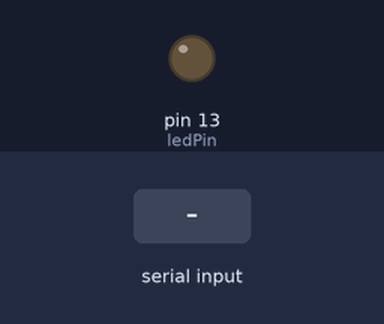
Bench run of a sketch on a simulated Arduino Uno, built with avr-gcc and run on an emulated ATmega328P. Shown: output pins drawn as LEDs (lit = HIGH). Dashed ring = blinking. Inputs (shaded band) come from the test bench. What the sketch prints to the serial monitor is not drawn.

Above: at 1.2 s.
1.3 s: "90,45\n" received over Serial
At 4.7 s:
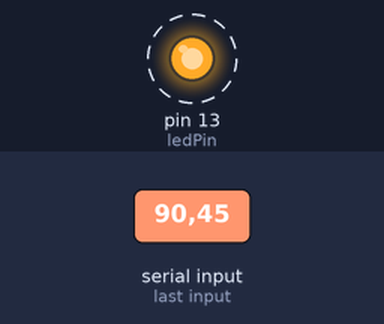
Timing chart, 0 to 10.3 s (numbered marks = the images above; inputs shaded):
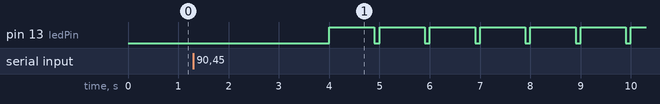

The sketch:

ar01_number.ino
```cpp
/*
 예제 2.3
 컴퓨터로부터 시리얼 통신을 통하여 데이터 수신하기
*/
// 문자열 네가지를 설정한다.
String stringValue[]={"Binary:", "Octal:"};

// LED 출력을 할 핀 번호 설정
  const int ledPin = 13;

// 점멸횟수 변수 설정
int blinkNumber = 0;


void setup() {
  // 9600bps로 시리얼 통신 설정
  Serial.begin(9600);
  // 13번 핀을 출력으로 설정
  pinMode(ledPin, OUTPUT);
}

void loop() {
// 시리얼 통신으로 입력 받은 데이터가 있는지를 검사하여
// 데이터가 있을 경우에 if문 안의 명령어를 실행
  if(Serial.available()){
  // val 변수에 시리얼 통신값 읽어오기
    char val=Serial.read();
    // 입력된 값이 0~9의 숫자인지를 판단
    if(isDigit(val)){
     // val은 ASCII 코드값이므로 숫자로 바꿔주기 위하여
     // '0'의 아스키 코드값을 빼줌
     // blinkNumber에는 실제 숫자가 저장된다.
      blinkNumber=(val- '0');
    }
    Serial.print("입력한 수: ");
    Serial.print(blinkNumber);
    Serial.print(",");
    Serial.print(stringValue[0]);  // stringValue 중 첫 번째 문자열 출력
    Serial.print(blinkNumber, BIN);
    Serial.print(","); // 2진수 형태로 출력
    Serial.print(stringValue[1]);  // stringValue 중 두 번째 문자열 출력
    Serial.print(blinkNumber, OCT);
    Serial.println(); // 8진수 형태로 출력
    delay(2000);
  }
  // blinkNumber 만큼 LED를 점멸시킴
  for(char i=0;i < blinkNumber;i++){
    digitalWrite(ledPin, HIGH);
    delay(100*blinkNumber);
    digitalWrite(ledPin, LOW);
    delay(100);


  }
  // 점멸 횟수를 리셋함
  blinkNumber=0;
  delay(1000);
}
```

Measured:
- after the input at 1.3 s, pin 13 (ledPin): alternates HIGH for 0.90 s and LOW for 0.10 s, starting after 2.7 s
